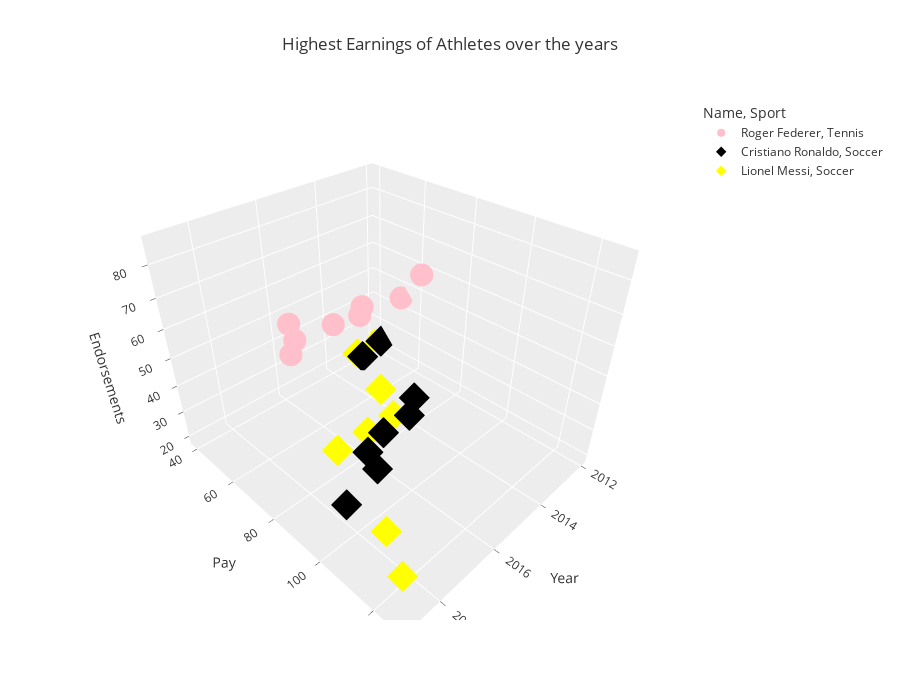

The code cell stored with this chart in its notebook:
### Markdown cell above
## </div>

### Code cell
fig=px.scatter_3d(
data_frame=de,
x='Year',
y='Pay',
z='Endorsements',
color='Name',
color_discrete_sequence=['magenta','green','blue'],
color_discrete_map={'Cristiano Ronaldo': 'black', 'Lionel Messi': 'yellow','Roger Federer':'pink'},
log_x=True,
template='ggplot2',
symbol='Sport',
title='Highest Earnings of Athletes over the years',       
height=700,                 # height of graph in pixels
)

pio.show(fig)

### Figure 1 — Plotly figure (JSON) as saved in the notebook; plotly's stock layout.template omitted (floating-point values rounded to 4 significant figures)
{"data": [{"hovertemplate": "Name=Roger Federer<br>Sport=Tennis<br>Year=%{x}<br>Pay=%{y}<br>Endorsements=%{z}<extra></extra>", "legendgroup": "Roger Federer, Tennis", "marker": {"color": "pink", "symbol": "circle"}, "mode": "markers", "name": "Roger Federer, Tennis", "scene": "scene", "showlegend": true, "type": "scatter3d", "x": [2012, 2013, 2014, 2015, 2016, 2017, 2018, 2019], "y": [52.7, 71.5, 56.2, 67, 67.8, 64, 77.2, 93.4], "z": [45, 65, 52, 58, 60, 58, 65, 86]}, {"hovertemplate": "Name=Cristiano Ronaldo<br>Sport=Soccer<br>Year=%{x}<br>Pay=%{y}<br>Endorsements=%{z}<extra></extra>", "legendgroup": "Cristiano Ronaldo, Soccer", "marker": {"color": "black", "symbol": "diamond"}, "mode": "markers", "name": "Cristiano Ronaldo, Soccer", "scene": "scene", "showlegend": true, "type": "scatter3d", "x": [2012, 2013, 2014, 2015, 2016, 2017, 2018, 2019], "y": [42.5, 44, 80, 88, 88, 93, 108, 109], "z": [22, 21, 28, 32, 32, 35, 47, 44]}, {"hovertemplate": "Name=Lionel Messi<br>Sport=Soccer<br>Year=%{x}<br>Pay=%{y}<br>Endorsements=%{z}<extra></extra>", "legendgroup": "Lionel Messi, Soccer", "marker": {"color": "yellow", "symbol": "diamond"}, "mode": "markers", "name": "Lionel Messi, Soccer", "scene": "scene", "showlegend": true, "type": "scatter3d", "x": [2012, 2013, 2014, 2015, 2016, 2017, 2018, 2019], "y": [39, 41.3, 64.7, 81.4, 81.4, 80, 111, 127], "z": [19, 21, 23, 28, 28, 27, 27, 35]}], "layout": {"height": 700, "legend": {"title": {"text": "Name, Sport"}, "tracegroupgap": 0}, "scene": {"domain": {"x": [0, 1], "y": [0, 1]}, "xaxis": {"title": {"text": "Year"}, "type": "log"}, "yaxis": {"title": {"text": "Pay"}}, "zaxis": {"title": {"text": "Endorsements"}}}, "title": {"text": "Highest Earnings of Athletes over the years"}}}
